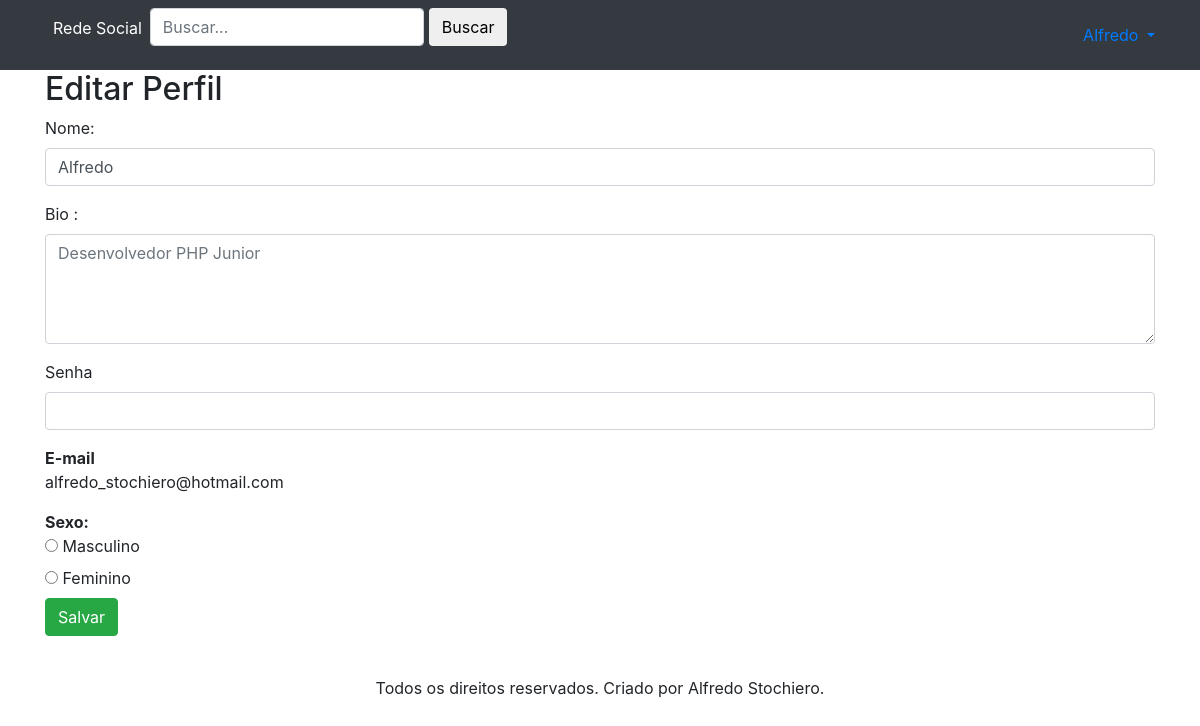
Screenshot of /perfil (signed in) with the database file from the repository.
### tables this page shows
CREATE TABLE `usuarios` (
  `id` int(11) NOT NULL,
  `email` varchar(100) NOT NULL,
  `nome` varchar(100) NOT NULL,
  `sexo` tinyint(1) NOT NULL,
  `bio` text,
  `senha` varchar(32) NOT NULL
);

### core/Controller.php (called while the page is built, shortened)
<?php
class controller {
	public function loadTemplate($viewName, $viewData = array()) {
		include 'views/template.php';
	}
	public function loadViewInTemplate($viewName, $viewData) {
		extract($viewData);
		include 'views/'.$viewName.'.php';
	}
}

### controllers/perfilController.php (called while the page is built, shortened)
<?php
class perfilController extends controller {
	public function index() {
        $dados = array(
        	'usuario_nome' => ''
        );
   		$u = new Usuarios();
   		$dados['usuario_nome'] = $u->getNome($_SESSION['lgsocial']);
      $dados['info'] = $u->getDados($_SESSION['lgsocial']);
        $this->loadTemplate('perfil', $dados);
    }
}

### core/Core.php (called while the page is built, shortened)
<?php
class Core {
	public function run() {
		$url = '/';
		if(isset($_GET['url'])) {
			$url .= $_GET['url'];
		}
		$params = array();
		if(!empty($url) && $url != '/') {
			$url = explode('/', $url);
			array_shift($url);
			array_shift($url);
			if(isset($url[0])) {
				$currentAction = $url[0];
				array_shift($url);
			} else {
				$currentAction = 'index';
			}
		} else {
			$currentController = 'homeController';
			$currentAction = 'index';
		}
		$c = new $currentController();
		call_user_func_array(array($c, $currentAction), $params);
	}
}

### index.php (called while the page is built, shortened)
<?php
require 'config.php';
$core = new Core();
$core->run();

### core/Model.php (called while the page is built, shortened)
<?php
class model {
	public function __construct() {
		global $config;
		$this->db = new PDO("mysql:dbname=".$config['dbname'].";host=".$config['host'], $config['dbuser'], $config['dbpass']);
	}
}
?>

### config.php (called while the page is built, shortened)
<?php
$config = array();
if(ENVIRONMENT == 'development') {
	$config['dbname'] = 'facebook';
	$config['host'] = 'localhost';
	$config['dbuser'] = 'root';
	$config['dbpass'] = '';
} else {
	define("BASE_URL","https://alfredoaugusto.com.br/FACEBOOK");
	$config['dbname'] = 'facebook';
	$config['host'] = 'localhost';
	$config['dbuser'] = 'root';
	$config['dbpass'] = '';
}
?>

### models/usuarios.php (called while the page is built, shortened)
<?php
class Usuarios extends model {
	public function getDados($id) {
		$array = array();
		$sql = $this->db->prepare("SELECT * FROM usuarios WHERE id = :id");
		$sql->bindValue(':id',$id);
		$sql->execute();
		if($sql->rowCount() > 0) {
			$array = $sql->fetch();
		}
		return $array;
	}
}
?>

### views/perfil.php (the view)
<h2>Editar Perfil</h2>
	<form method="POST">
				<div class="form-group">
					<label  for ="nome">Nome: </label>
					<input  type ="text" class="form-control" name="nome" id="nome" value="<?php echo $info['nome']; ?>" />
				</div>
				<div class="form-group">
					<label for ="bio">Bio :</label>
					<textarea name="bio" id="bio" class="form-control" rows="4" placeholder="<?php echo $info['bio']; ?>"></textarea>
				</div>
				<div class="form-group">
					<label  for ="senha">Senha</label>
					<input  type ="password" class="form-control" name="senha" id="senha" />
				</div>
				<div class="form-group">
					<strong>E-mail</strong><br/>
					<?php echo $info['email'] ?>
				</div>
				<div class="radio">
					<strong>Sexo: </strong><br/>
					<label><input  type ="radio" name="sexo" value="1"  /> Masculino  </label><br/>
					<label><input  type ="radio" name="sexo" value="0"  /> Feminino </label>
				</div>
				<button type="submit" class="btn btn-success">Salvar</button>
	</form>

### rows the page displays
usuarios: nome "Alfredo", bio "Desenvolvedor PHP Junior", email "alfredo_stochiero@hotmail.com"

### other values shown
$viewData['usuario_nome'] "Alfredo"
